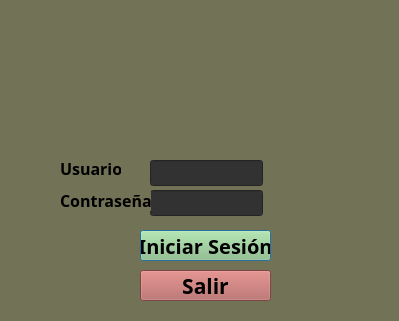
<?xml version="1.0" encoding="UTF-8"?>
<ui version="4.0">
 <class>Dialog</class>
 <widget class="QDialog" name="Dialog">
  <property name="geometry">
   <rect>
    <x>0</x>
    <y>0</y>
    <width>399</width>
    <height>321</height>
   </rect>
  </property>
  <property name="font">
   <font>
    <family>Eras Light ITC</family>
    <pointsize>12</pointsize>
   </font>
  </property>
  <property name="windowTitle">
   <string>Login</string>
  </property>
  <property name="windowIcon">
   <iconset>
    <normaloff>../../Desktop/UDEO JOSÉ/Imagenes/Extrema.jpg</normaloff>../../Desktop/UDEO JOSÉ/Imagenes/Extrema.jpg</iconset>
  </property>
  <property name="styleSheet">
   <string notr="true">background-color: rgb(114, 114, 86);</string>
  </property>
  <widget class="QLineEdit" name="input_user">
   <property name="geometry">
    <rect>
     <x>150</x>
     <y>160</y>
     <width>113</width>
     <height>26</height>
    </rect>
   </property>
   <property name="font">
    <font>
     <family>Eras Light ITC</family>
     <pointsize>12</pointsize>
     <bold>true</bold>
    </font>
   </property>
   <property name="styleSheet">
    <string notr="true">background-color: rgb(50, 50, 50);
color: rgb(255, 255, 255);</string>
   </property>
  </widget>
  <widget class="QLineEdit" name="input_password">
   <property name="geometry">
    <rect>
     <x>150</x>
     <y>190</y>
     <width>113</width>
     <height>26</height>
    </rect>
   </property>
   <property name="font">
    <font>
     <family>Eras Light ITC</family>
     <pointsize>12</pointsize>
     <bold>true</bold>
    </font>
   </property>
   <property name="styleSheet">
    <string notr="true">background-color: rgb(50, 50, 50);
color: rgb(255, 255, 255);</string>
   </property>
  </widget>
  <widget class="QLabel" name="label">
   <property name="geometry">
    <rect>
     <x>60</x>
     <y>160</y>
     <width>61</width>
     <height>16</height>
    </rect>
   </property>
   <property name="font">
    <font>
     <family>Eras Light ITC</family>
     <pointsize>12</pointsize>
     <bold>true</bold>
    </font>
   </property>
   <property name="text">
    <string>Usuario</string>
   </property>
  </widget>
  <widget class="QLabel" name="label_2">
   <property name="geometry">
    <rect>
     <x>60</x>
     <y>190</y>
     <width>91</width>
     <height>21</height>
    </rect>
   </property>
   <property name="font">
    <font>
     <family>Eras Light ITC</family>
     <pointsize>12</pointsize>
     <bold>true</bold>
    </font>
   </property>
   <property name="text">
    <string>Contraseña</string>
   </property>
  </widget>
  <widget class="QPushButton" name="btn_login">
   <property name="geometry">
    <rect>
     <x>140</x>
     <y>230</y>
     <width>131</width>
     <height>31</height>
    </rect>
   </property>
   <property name="font">
    <font>
     <family>Eras Light ITC</family>
     <pointsize>15</pointsize>
     <bold>true</bold>
    </font>
   </property>
   <property name="styleSheet">
    <string notr="true">background-color: rgb(147, 197, 125);</string>
   </property>
   <property name="text">
    <string>Iniciar Sesión</string>
   </property>
  </widget>
  <widget class="QLabel" name="label_3">
   <property name="geometry">
    <rect>
     <x>130</x>
     <y>20</y>
     <width>141</width>
     <height>131</height>
    </rect>
   </property>
   <property name="palette">
    <palette>
     <active>
      <colorrole role="Button">
       <brush brushstyle="SolidPattern">
        <color alpha="255">
         <red>114</red>
         <green>114</green>
         <blue>86</blue>
        </color>
       </brush>
      </colorrole>
      <colorrole role="Text">
       <brush brushstyle="SolidPattern">
        <color alpha="255">
         <red>255</red>
         <green>0</green>
         <blue>0</blue>
        </color>
       </brush>
      </colorrole>
      <colorrole role="ButtonText">
       <brush brushstyle="SolidPattern">
        <color alpha="255">
         <red>255</red>
         <green>255</green>
         <blue>255</blue>
        </color>
       </brush>
      </colorrole>
      <colorrole role="Base">
       <brush brushstyle="SolidPattern">
        <color alpha="255">
         <red>114</red>
         <green>114</green>
         <blue>86</blue>
        </color>
       </brush>
      </colorrole>
      <colorrole role="Window">
       <brush brushstyle="SolidPattern">
        <color alpha="255">
         <red>114</red>
         <green>114</green>
         <blue>86</blue>
        </color>
       </brush>
      </colorrole>
      <colorrole role="HighlightedText">
       <brush brushstyle="SolidPattern">
        <color alpha="255">
         <red>255</red>
         <green>255</green>
         <blue>255</blue>
        </color>
       </brush>
      </colorrole>
      <colorrole role="ToolTipText">
       <brush brushstyle="SolidPattern">
        <color alpha="255">
         <red>255</red>
         <green>255</green>
         <blue>255</blue>
        </color>
       </brush>
      </colorrole>
     </active>
     <inactive>
      <colorrole role="Button">
       <brush brushstyle="SolidPattern">
        <color alpha="255">
         <red>114</red>
         <green>114</green>
         <blue>86</blue>
        </color>
       </brush>
      </colorrole>
      <colorrole role="Text">
       <brush brushstyle="SolidPattern">
        <color alpha="255">
         <red>255</red>
         <green>0</green>
         <blue>0</blue>
        </color>
       </brush>
      </colorrole>
      <colorrole role="ButtonText">
       <brush brushstyle="SolidPattern">
        <color alpha="255">
         <red>255</red>
         <green>255</green>
         <blue>255</blue>
        </color>
       </brush>
      </colorrole>
      <colorrole role="Base">
       <brush brushstyle="SolidPattern">
        <color alpha="255">
         <red>114</red>
         <green>114</green>
         <blue>86</blue>
        </color>
       </brush>
      </colorrole>
      <colorrole role="Window">
       <brush brushstyle="SolidPattern">
        <color alpha="255">
         <red>114</red>
         <green>114</green>
         <blue>86</blue>
        </color>
       </brush>
      </colorrole>
      <colorrole role="HighlightedText">
       <brush brushstyle="SolidPattern">
        <color alpha="255">
         <red>255</red>
         <green>255</green>
         <blue>255</blue>
        </color>
       </brush>
      </colorrole>
      <colorrole role="ToolTipText">
       <brush brushstyle="SolidPattern">
        <color alpha="255">
         <red>255</red>
         <green>255</green>
         <blue>255</blue>
        </color>
       </brush>
      </colorrole>
     </inactive>
     <disabled>
      <colorrole role="Button">
       <brush brushstyle="SolidPattern">
        <color alpha="255">
         <red>114</red>
         <green>114</green>
         <blue>86</blue>
        </color>
       </brush>
      </colorrole>
      <colorrole role="Base">
       <brush brushstyle="SolidPattern">
        <color alpha="255">
         <red>114</red>
         <green>114</green>
         <blue>86</blue>
        </color>
       </brush>
      </colorrole>
      <colorrole role="Window">
       <brush brushstyle="SolidPattern">
        <color alpha="255">
         <red>114</red>
         <green>114</green>
         <blue>86</blue>
        </color>
       </brush>
      </colorrole>
      <colorrole role="HighlightedText">
       <brush brushstyle="SolidPattern">
        <color alpha="255">
         <red>255</red>
         <green>255</green>
         <blue>255</blue>
        </color>
       </brush>
      </colorrole>
      <colorrole role="ToolTipText">
       <brush brushstyle="SolidPattern">
        <color alpha="255">
         <red>255</red>
         <green>255</green>
         <blue>255</blue>
        </color>
       </brush>
      </colorrole>
     </disabled>
    </palette>
   </property>
   <property name="text">
    <string/>
   </property>
   <property name="pixmap">
    <pixmap>../../Desktop/UDEO JOSÉ/Imagenes/Iconos/Usuario.png</pixmap>
   </property>
   <property name="scaledContents">
    <bool>true</bool>
   </property>
  </widget>
  <widget class="QPushButton" name="btn_salir">
   <property name="geometry">
    <rect>
     <x>140</x>
     <y>270</y>
     <width>131</width>
     <height>31</height>
    </rect>
   </property>
   <property name="font">
    <font>
     <family>Eras Light ITC</family>
     <pointsize>16</pointsize>
     <bold>true</bold>
    </font>
   </property>
   <property name="styleSheet">
    <string notr="true">background-color: rgb(177, 95, 92);</string>
   </property>
   <property name="text">
    <string>Salir</string>
   </property>
  </widget>
  <widget class="QLabel" name="label_4">
   <property name="geometry">
    <rect>
     <x>0</x>
     <y>0</y>
     <width>401</width>
     <height>321</height>
    </rect>
   </property>
   <property name="text">
    <string/>
   </property>
   <property name="pixmap">
    <pixmap>../../Pictures/DECOPUNTOS.png</pixmap>
   </property>
   <property name="scaledContents">
    <bool>true</bool>
   </property>
  </widget>
  <zorder>label_4</zorder>
  <zorder>input_user</zorder>
  <zorder>input_password</zorder>
  <zorder>label</zorder>
  <zorder>label_2</zorder>
  <zorder>btn_login</zorder>
  <zorder>label_3</zorder>
  <zorder>btn_salir</zorder>
 </widget>
 <resources/>
 <connections/>
</ui>
